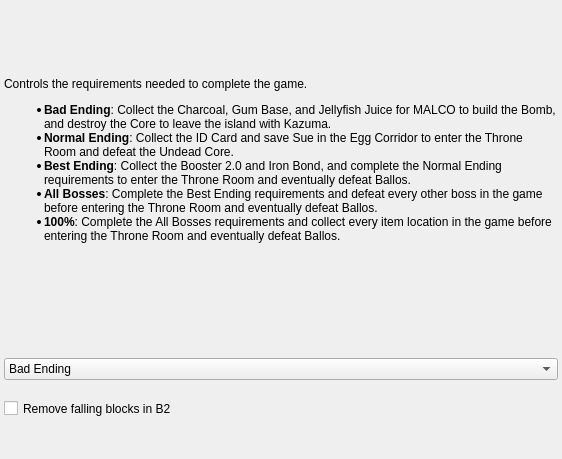
<?xml version="1.0" encoding="UTF-8"?>
<ui version="4.0">
 <class>PresetCSObjective</class>
 <widget class="QMainWindow" name="PresetCSObjective">
  <property name="geometry">
   <rect>
    <x>0</x>
    <y>0</y>
    <width>562</width>
    <height>459</height>
   </rect>
  </property>
  <property name="windowTitle">
   <string>Objective</string>
  </property>
  <widget class="QWidget" name="centralWidget">
   <property name="maximumSize">
    <size>
     <width>16777215</width>
     <height>16777215</height>
    </size>
   </property>
   <layout class="QVBoxLayout" name="goal_layout">
    <property name="leftMargin">
     <number>4</number>
    </property>
    <property name="topMargin">
     <number>8</number>
    </property>
    <property name="rightMargin">
     <number>4</number>
    </property>
    <property name="bottomMargin">
     <number>8</number>
    </property>
    <item>
     <widget class="QLabel" name="goal_description">
      <property name="text">
       <string>&lt;html&gt;&lt;head/&gt;&lt;body&gt;&lt;p&gt;Controls the requirements needed to complete the game.&lt;/p&gt;&lt;ul style=&quot;margin-top: 0px; margin-bottom: 0px; margin-left: 0px; margin-right: 0px; -qt-list-indent: 1;&quot;&gt;&lt;li style=&quot; margin-top:12px; margin-bottom:0px; margin-left:0px; margin-right:0px; -qt-block-indent:0; text-indent:0px;&quot;&gt;&lt;span style=&quot; font-weight:600;&quot;&gt;Bad Ending&lt;/span&gt;: Collect the Charcoal, Gum Base, and Jellyfish Juice for MALCO to build the Bomb, and destroy the Core to leave the island with Kazuma.&lt;/li&gt;&lt;li style=&quot; margin-top:0px; margin-bottom:0px; margin-left:0px; margin-right:0px; -qt-block-indent:0; text-indent:0px;&quot;&gt;&lt;span style=&quot; font-weight:600;&quot;&gt;Normal Ending&lt;/span&gt;: Collect the ID Card and save Sue in the Egg Corridor to enter the Throne Room and defeat the Undead Core.&lt;/li&gt;&lt;li style=&quot; margin-top:0px; margin-bottom:0px; margin-left:0px; margin-right:0px; -qt-block-indent:0; text-indent:0px;&quot;&gt;&lt;span style=&quot; font-weight:600;&quot;&gt;Best Ending&lt;/span&gt;: Collect the Booster 2.0 and Iron Bond, and complete the Normal Ending requirements to enter the Throne Room and eventually defeat Ballos.&lt;/li&gt;&lt;li style=&quot; margin-top:0px; margin-bottom:0px; margin-left:0px; margin-right:0px; -qt-block-indent:0; text-indent:0px;&quot;&gt;&lt;span style=&quot; font-weight:600;&quot;&gt;All Bosses&lt;/span&gt;: Complete the Best Ending requirements and defeat every other boss in the game before entering the Throne Room and eventually defeat Ballos.&lt;/li&gt;&lt;li style=&quot; margin-top:0px; margin-bottom:12px; margin-left:0px; margin-right:0px; -qt-block-indent:0; text-indent:0px;&quot;&gt;&lt;span style=&quot; font-weight:600;&quot;&gt;100%&lt;/span&gt;: Complete the All Bosses requirements and collect every item location in the game before entering the Throne Room and eventually defeat Ballos.&lt;/li&gt;&lt;/ul&gt;&lt;p&gt;&lt;br/&gt;&lt;/p&gt;&lt;/body&gt;&lt;/html&gt;</string>
      </property>
      <property name="wordWrap">
       <bool>true</bool>
      </property>
     </widget>
    </item>
    <item>
     <widget class="QComboBox" name="goal_combo">
      <property name="editable">
       <bool>false</bool>
      </property>
      <property name="currentText">
       <string>Bad Ending</string>
      </property>
      <property name="placeholderText">
       <string/>
      </property>
      <item>
       <property name="text">
        <string>Bad Ending</string>
       </property>
      </item>
      <item>
       <property name="text">
        <string>Normal Ending</string>
       </property>
      </item>
      <item>
       <property name="text">
        <string>Best Ending</string>
       </property>
      </item>
      <item>
       <property name="text">
        <string>All Bosses</string>
       </property>
      </item>
     </widget>
    </item>
    <item>
     <widget class="QCheckBox" name="b2_check">
      <property name="sizePolicy">
       <sizepolicy hsizetype="Minimum" vsizetype="Fixed">
        <horstretch>0</horstretch>
        <verstretch>0</verstretch>
       </sizepolicy>
      </property>
      <property name="minimumSize">
       <size>
        <width>0</width>
        <height>45</height>
       </size>
      </property>
      <property name="text">
       <string>Remove falling blocks in B2</string>
      </property>
     </widget>
    </item>
    <item>
     <spacer name="horizontalSpacer">
      <property name="orientation">
       <enum>Qt::Horizontal</enum>
      </property>
      <property name="sizeHint" stdset="0">
       <size>
        <width>40</width>
        <height>20</height>
       </size>
      </property>
     </spacer>
    </item>
   </layout>
  </widget>
 </widget>
 <layoutdefault spacing="6" margin="11"/>
 <resources/>
 <connections/>
</ui>
